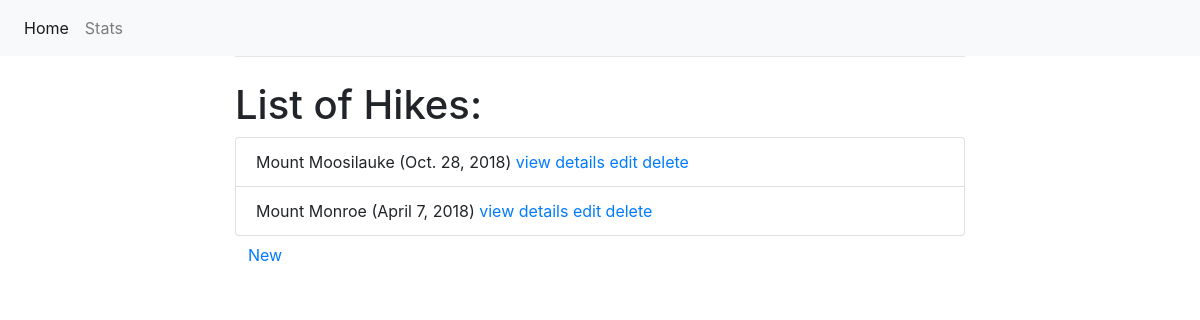
The app's page /hiking/, older data.
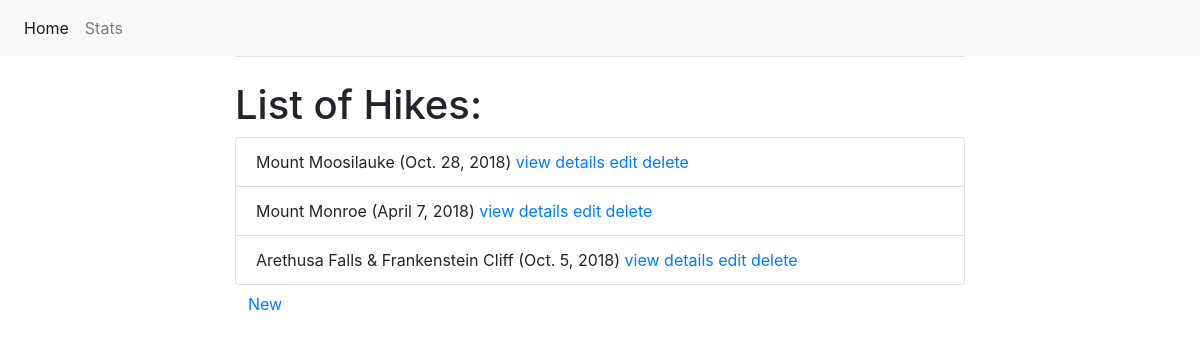
The same page, newer data.
### hiking/models.py (models this page shows, shortened)
class Hiking (models.Model):
    name = models.CharField(max_length = 100)
    distance = models.FloatField()
    elevation = models.IntegerField()
    time = models.FloatField()
    date = models.DateField(default=datetime.date.today)
    group_size = models.IntegerField()
    state = models.CharField(max_length = 20)

### hiking/views.py (the view)
# urls.py: path('', views.hike_list, name='hike_list'),
def hike_list(request, template_name='hiking/templates/hiking_list.html'):
    hike = Hiking.objects.all()
    data = {}
    data['object_list'] = hike
    return render(request, template_name, data)

### hiking/templates/hiking_list.html
{% extends "base.html" %}
{% block content %}
<h1 class="mt-2">List of Hikes:</h1>
    <ul class="list-group"  >
        {% for hike in object_list %}
        <li class="list-group-item">{{ hike.name }}  ({{ hike.date }})
            <a href="{% url 'hike_view' hike.id %}">view details</a>
            <a href="{% url 'hike_edit' hike.id %}">edit</a>
            <a href="{% url 'hike_delete' hike.id %}">delete</a>
        </li>
        {% endfor %}
    </ul>
    <a href="{% url 'hike_new' %}" class="btn btn-default">New</a>
{% endblock %}

Row changes from the older to the newer data that the page shows:
added Hiking: name "Arethusa Falls & Frankenstein Cliff", date "Oct. 5, 2018"
